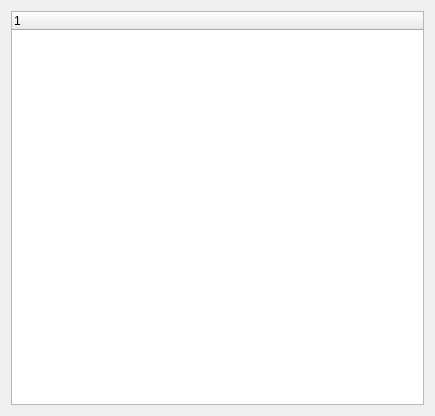
<ui version="4.0" >
 <class>Favorites</class>
 <widget class="QWidget" name="Favorites" >
  <property name="geometry" >
   <rect>
    <x>0</x>
    <y>0</y>
    <width>435</width>
    <height>416</height>
   </rect>
  </property>
  <property name="windowTitle" >
   <string>Form</string>
  </property>
  <layout class="QVBoxLayout" >
   <item>
    <layout class="QHBoxLayout" />
   </item>
   <item>
    <widget class="QTreeWidget" name="_favoritesTree" >
     <column>
      <property name="text" >
       <string>1</string>
      </property>
     </column>
    </widget>
   </item>
  </layout>
 </widget>
 <resources/>
 <connections/>
</ui>
